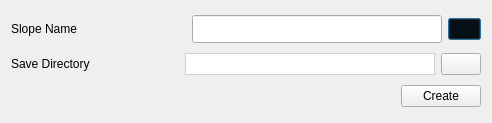
<?xml version="1.0" encoding="UTF-8"?>
<ui version="4.0">
 <class>CreateSlope_Dialog</class>
 <widget class="QDialog" name="CreateSlope_Dialog">
  <property name="geometry">
   <rect>
    <x>0</x>
    <y>0</y>
    <width>492</width>
    <height>123</height>
   </rect>
  </property>
  <property name="windowTitle">
   <string>Create Slope</string>
  </property>
  <property name="whatsThis">
   <string/>
  </property>
  <layout class="QVBoxLayout" name="verticalLayout">
   <item>
    <layout class="QHBoxLayout" name="horizontalLayout">
     <item>
      <widget class="QLabel" name="label">
       <property name="font">
        <font>
         <pointsize>9</pointsize>
        </font>
       </property>
       <property name="text">
        <string>Slope Name</string>
       </property>
      </widget>
     </item>
     <item>
      <spacer name="horizontalSpacer_2">
       <property name="orientation">
        <enum>Qt::Horizontal</enum>
       </property>
       <property name="sizeHint" stdset="0">
        <size>
         <width>40</width>
         <height>20</height>
        </size>
       </property>
      </spacer>
     </item>
     <item>
      <widget class="QLineEdit" name="slopeName_lineEdit">
       <property name="sizePolicy">
        <sizepolicy hsizetype="Fixed" vsizetype="Fixed">
         <horstretch>0</horstretch>
         <verstretch>0</verstretch>
        </sizepolicy>
       </property>
       <property name="minimumSize">
        <size>
         <width>250</width>
         <height>28</height>
        </size>
       </property>
       <property name="maximumSize">
        <size>
         <width>250</width>
         <height>16777215</height>
        </size>
       </property>
       <property name="font">
        <font>
         <pointsize>9</pointsize>
        </font>
       </property>
       <property name="styleSheet">
        <string notr="true">padding: 1px 3px 1px 3px;</string>
       </property>
      </widget>
     </item>
     <item>
      <widget class="QPushButton" name="pushButton">
       <property name="maximumSize">
        <size>
         <width>33</width>
         <height>16777215</height>
        </size>
       </property>
       <property name="styleSheet">
        <string notr="true">background:rgba(0,0,0,0);</string>
       </property>
       <property name="text">
        <string/>
       </property>
      </widget>
     </item>
    </layout>
   </item>
   <item>
    <layout class="QHBoxLayout" name="horizontalLayout_2">
     <item>
      <widget class="QLabel" name="label_2">
       <property name="font">
        <font>
         <pointsize>9</pointsize>
        </font>
       </property>
       <property name="text">
        <string>Save Directory</string>
       </property>
      </widget>
     </item>
     <item>
      <spacer name="horizontalSpacer">
       <property name="orientation">
        <enum>Qt::Horizontal</enum>
       </property>
       <property name="sizeHint" stdset="0">
        <size>
         <width>40</width>
         <height>20</height>
        </size>
       </property>
      </spacer>
     </item>
     <item>
      <widget class="QLabel" name="dir_label">
       <property name="minimumSize">
        <size>
         <width>250</width>
         <height>0</height>
        </size>
       </property>
       <property name="font">
        <font>
         <pointsize>9</pointsize>
        </font>
       </property>
       <property name="styleSheet">
        <string notr="true">background:rgb(255,255,255);
padding: 1px 3px 1px 3px;
align: right;
border: 0.5px solid rgb(210, 210, 210);</string>
       </property>
       <property name="text">
        <string> </string>
       </property>
      </widget>
     </item>
     <item>
      <widget class="QPushButton" name="chooseDir_Button">
       <property name="text">
        <string/>
       </property>
       <property name="icon">
        <iconset>
         <normaloff>assets/openfile.png</normaloff>assets/openfile.png</iconset>
       </property>
      </widget>
     </item>
    </layout>
   </item>
   <item>
    <layout class="QHBoxLayout" name="horizontalLayout_3">
     <item>
      <spacer name="horizontalSpacer_3">
       <property name="orientation">
        <enum>Qt::Horizontal</enum>
       </property>
       <property name="sizeHint" stdset="0">
        <size>
         <width>40</width>
         <height>20</height>
        </size>
       </property>
      </spacer>
     </item>
     <item>
      <widget class="QPushButton" name="create_Button">
       <property name="font">
        <font>
         <pointsize>9</pointsize>
        </font>
       </property>
       <property name="text">
        <string>Create</string>
       </property>
      </widget>
     </item>
    </layout>
   </item>
  </layout>
 </widget>
 <resources/>
 <connections/>
</ui>
